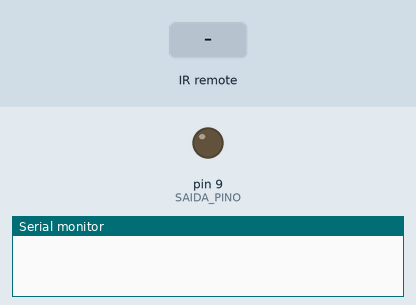
Bench run of a sketch on a simulated Arduino Uno, built with avr-gcc and run on an emulated ATmega328P. On the bench: output pins drawn as LEDs (lit = HIGH), the last lines printed to the serial monitor. Inputs (shaded band) come from the test bench.

Above: at 1.2 s.
1.3 s: infrared code 0xBD807F received
At 2.5 s:
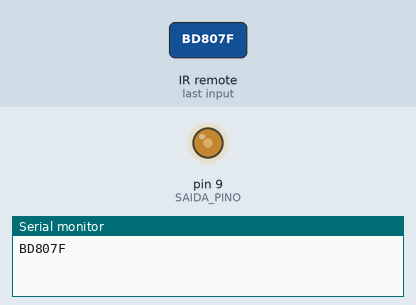
2.8 s: infrared code 0xBD30CF received
At 3.8 s:
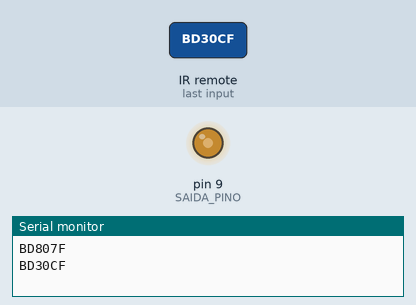
4.3 s: infrared code 0xBD30CF received
At 5.0 s:
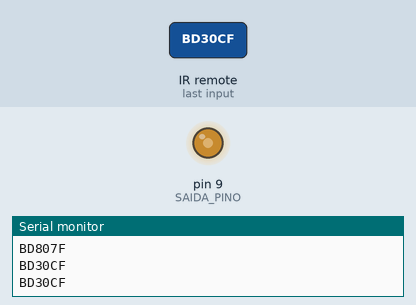
5.8 s: infrared code 0xBD08F7 received
At 6.1 s:
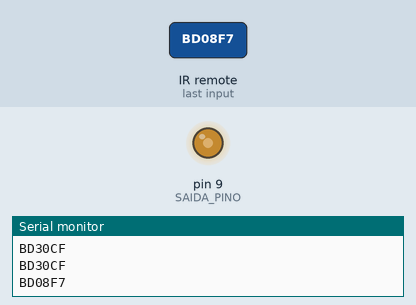
Timing chart, 0 to 8.3 s (numbered marks = the images above; inputs shaded):
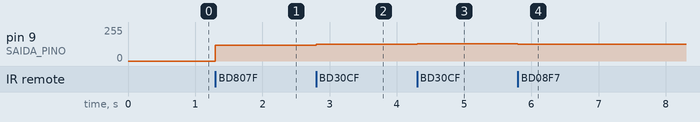

Measured:
- after the input at 1.3 s, pin 9 (SAIDA_PINO): 0/255 → 120/255 at once
- after the input at 2.8 s, pin 9 (SAIDA_PINO): 120/255 → 125/255 at once
- after the input at 4.3 s, pin 9 (SAIDA_PINO): 125/255 → 130/255 at once
- after the input at 5.8 s, pin 9 (SAIDA_PINO): 130/255 → 125/255 at once

The sketch:

fanSpeed.ino
```cpp
#include <IRremote.h>

const int RECEBE_PINO = 2;
const int SAIDA_PINO = 9;

IRrecv ir_recebe(RECEBE_PINO);
decode_results codigo_recebido;

boolean ligado = false;
int velocidade = 120;

void setup()
{
	pinMode(SAIDA_PINO, OUTPUT);
	Serial.begin(9600);
	ir_recebe.enableIRIn();
}
void loop() {


	if (ir_recebe.decode(&codigo_recebido)) {

		if (codigo_recebido.value != 0 ){
			Serial.println(codigo_recebido.value, HEX);
		}

		// liga e desliga
		if (codigo_recebido.value == 0xBD807F){
			if(ligado){
				ligado = false;
				analogWrite(SAIDA_PINO, 0);
			}else{
				ligado = true;
				analogWrite(SAIDA_PINO, velocidade);
			}
		}

		if(ligado){

			// Aumenta Velocidade
			if(codigo_recebido.value == 0xBD30CF){
				if(velocidade < 150){
					velocidade += 5;
					analogWrite(SAIDA_PINO, velocidade);
				}
			}
			// Diminui velocidade
			if(codigo_recebido.value == 0xBD08F7){
				if(velocidade > 100){
					velocidade -= 5;
					analogWrite(SAIDA_PINO, velocidade);
				}
			}
		}

		ir_recebe.resume();
	}
}
```
